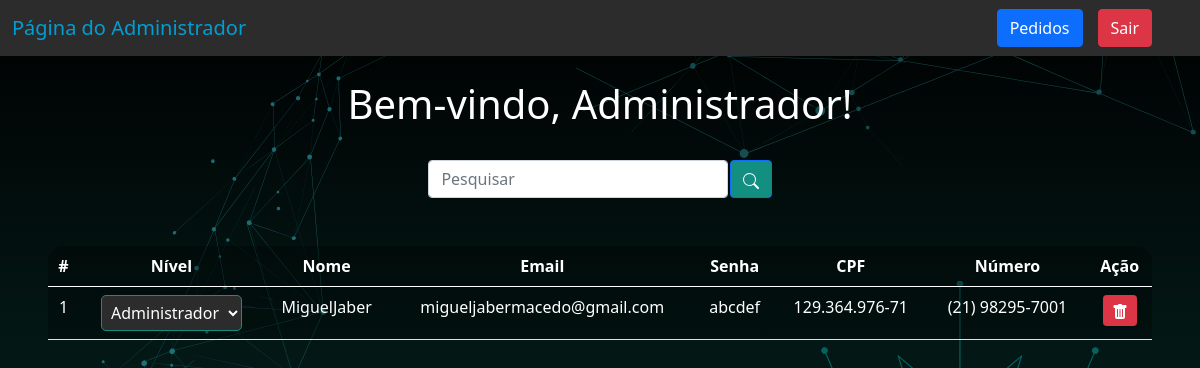
/select.php (signed in), run on an earlier commit of the app's database.
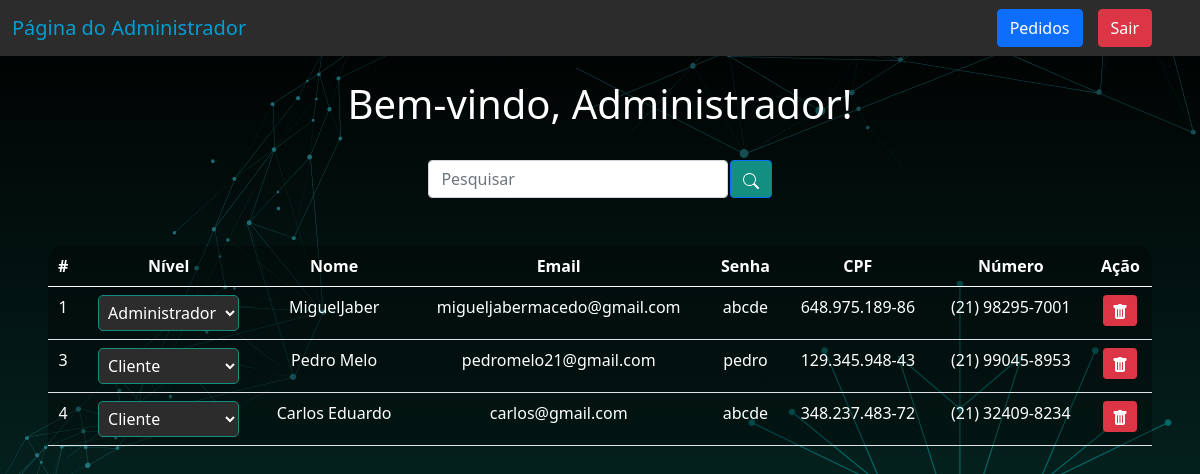
And on a later commit of the database.
### tables this page shows
CREATE TABLE `usuarios` (
  `id` int(11) NOT NULL,
  `nivel` varchar(250) NOT NULL DEFAULT 'cliente',
  `nome` varchar(250) NOT NULL,
  `cpf` varchar(250) NOT NULL,
  `email` varchar(250) NOT NULL,
  `numero` varchar(250) NOT NULL,
  `senha` varchar(250) NOT NULL
);

### select.php (the view, shortened to what this page needs)
<?php
include_once("./conexao.php");
?>
<?php
if (!empty($_GET['search'])) {
    $data = $_GET['search'];
    $sql = "SELECT * FROM usuarios WHERE id LIKE '%$data%' or nome LIKE '%$data%' or email LIKE '%$data%' or nivel LIKE '%$data%' or numero LIKE '%$data%' ORDER BY id ASC";
} else {
    $sql = "SELECT * FROM usuarios ORDER BY id ASC";
}
$result = $conexao->query($sql);
?>
<!DOCTYPE html>
<html lang="pt-br">
<head>
    <link href="https://cdn.jsdelivr.net/npm/bootstrap@5.0.2/dist/css/bootstrap.min.css" rel="stylesheet">
</head>
<body>
    <nav class="navbar navbar-expand-lg" style="background-color: #2c2c2c;">
        <div class="container-fluid">
            <a class="navbar-brand" href="#">Página do Administrador</a>
        </div>
        <a href="./select2.php" id="pedidos" class="btn btn-primary">Pedidos</a>
        <div class="d-flex">
            <a href="sair.php" class="btn btn-danger me-5">Sair</a>
        </div>
    </nav>
    <br>
    <?php echo "<h1>Bem-vindo, Administrador!</h1>"; ?>
    <br>
    <div class="box-search">
        <input type="search" class="form-control w-25" placeholder="Pesquisar" id="pesquisar">
        <button onclick="searchData()" class="btn btn-primary" style="background-color: #128f81">
        </button>
    </div>
    <div class="m-5">
        <table class="table text-white table-bg">
            <thead>
                <tr>
                    <th scope="col">#</th>
                    <th scope="col">Nível</th>
                    <th scope="col">Nome</th>
                    <th scope="col">Email</th>
                    <th scope="col">Senha</th>
                    <th scope="col">CPF</th>
                    <th scope="col">Número</th>
                    <th scope="col">Ação</th>
                </tr>
            </thead>
            <tbody>
                <?php
                while ($user_data = mysqli_fetch_assoc($result)) {
                    echo "<tr>";
                    echo "<td>".$user_data['id']."</td>";
                    echo "<td>";
                    echo "<select class='nivel-dropdown' onchange=\"atualizarNivel(".$user_data['id'].", this.value)\">";
                    echo "<option value='cliente' ".($user_data['nivel'] == 'cliente' ? "selected" : "").">Cliente</option>";
                    echo "<option value='adm' ".($user_data['nivel'] == 'adm' ? "selected" : "").">Administrador</option>";
                    echo "</select>";
                    echo "</td>";
                    echo "<td>".$user_data['nome']."</td>";
                    echo "<td>".$user_data['email']."</td>";
                    echo "<td>".$user_data['senha']."</td>";
                    echo "<td>".$user_data['cpf']."</td>";
                    echo "<td>".$user_data['numero']."</td>";
                    echo "<td>
                        <a class='btn btn-sm btn-danger' href='delete.php?id=".$user_data['id']."' title='Deletar'>
                            <svg xmlns='http://www.w3.org/2000/svg' width='16' height='16' fill='currentColor' class='bi bi-trash-fill' viewBox='0 0 16 16'>
                                <path d='M2.5 1a1 1 0 0 0-1 1v1a1 1 0 0 0 1 1H3v9a2 2 0 0 0 2 2h6a2 2 0 0 0 2-2V4h.5a1 1 0 0 0 1-1V2a1 1 0 0 0-1-1H10a1 1 0 0 0-1-1H7a1 1 0 0 0-1 1H2.5zm3 4a.5.5 0 0 1 .5.5v7a.5.5 0 0 1-1 0v-7a.5.5 0 0 1 .5-.5zM8 5a.5.5 0 0 1 .5.5v7a.5.5 0 0 1-1 0v-7A.5.5 0 0 1 8 5zm3 .5v7a.5.5 0 0 1-1 0v-7a.5.5 0 0 1 1 0z'/>
                            </svg>
                        </a>
                        </td>";
                    echo "</tr>";
                }
                ?>
            </tbody>
        </table>
    </div>
</body>
</html>

### select.php (style rules this page uses)
body { background-image: url(./img/fundo.png); color: white; text-align: center; }
.table-bg { background: rgba(0, 0, 0, 0.3); border-radius: 15px 15px 0 0; }
.box-search { display: flex; justify-content: center; gap: .1%; }
.navbar-brand { color: #009ed3; }
#pedidos { margin-right: 15px; }
.nivel-dropdown { background-color: #2c2c2c; color: white; border: 1px solid #128f81; border-radius: 5px; padding: 5px; }
.nivel-dropdown option { background-color: #2c2c2c; color: white; }

What changed in the data, as far as the page shows it:
changed usuarios "MiguelJaber": senha "abcdef" → "abcde"; cpf "129.364.976-71" → "648.975.189-86"
added usuarios: id "3", nivel+id "Cliente", nome "Pedro Melo", email "pedromelo21@gmail.com", senha "pedro", cpf "129.345.948-43", numero "(21) 99045-8953"
added usuarios: id "4", nivel+id "Cliente", nome "Carlos Eduardo", email "carlos@gmail.com", senha "abcde", cpf "348.237.483-72", numero "(21) 32409-8234"
